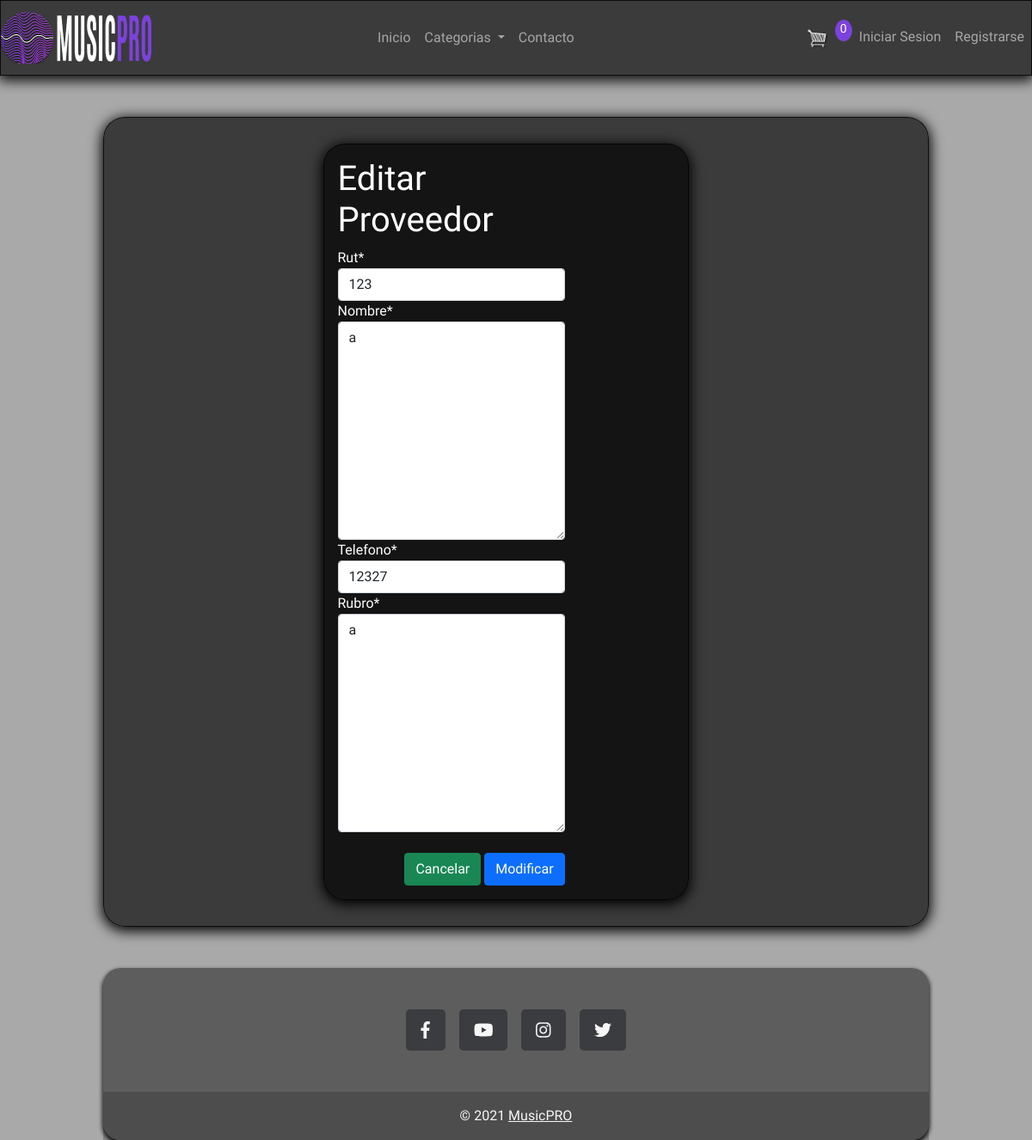
The page /modificarproveedor/1/ on the database its author committed.
### API2/apis2/models.py (models this page shows, shortened)
class proveedor(models.Model):
    rut = models.IntegerField()
    nombre = models.TextField()
    telefono = models.IntegerField()
    rubro = models.TextField()
    class Meta:
        managed = False
        db_table = 'core_proveedor'

### core/views.py (the view, shortened to what this page needs)
# urls.py: path('modificarproveedor/<id>/', modificar_proveedor, name="modificar_proveedor"),
def modificar_proveedor(request, id):
    prov = get_object_or_404(proveedor, id=id)
    data = {
        'form': AgregarProveedorForms(instance=prov)
    }
    return render(request, 'core/proveedor/modificar.html', data)

### core/forms.py
class AgregarProveedorForms(forms.ModelForm):
    class Meta:
        model = proveedor
        fields = '__all__'

### carro/context_processor.py (called while the page is built)
def importe_total_carro(request):
    total=0
    if 'carro' in request.session:
        for key, value in request.session["carro"].items():
            total=total+(int(value["precio"]))
    return {"importe_total_carro":total}

def importe_cant_carro(request):
    total=0
    if 'carro' in request.session:
        for key, value in request.session["carro"].items():
            total=total+(value["cantidad"])
    return {"importe_cant_carro":total}

### core/templates/core/proveedor/modificar.html (shortened to what this page needs)
{% extends 'core/base.html' %}
{% block contenido %}
{% load crispy_forms_tags %}
<div class="row">
    <div class="col-12 col-md-6 offset-md-3">
        <div class="card">
                <div class="card-body">
                <h1>Editar Proveedor</h1>
                <form action="" method="post" enctype="multipart/form-data">
                    {{form | crispy}}
                    <br>
                        <div class="d-flex justify-content-end">
                            <a class="btn btn-success float-right " href="{% url 'home' %}">Cancelar</a>
                            <button type="submit" id="btnGuardar" class="btn btn-primary">Modificar</button>
                        </div>
                </form>
            </div>
        </div>
    </div>
</div>
{% endblock %}

### core/static/css/home.css (style rules this page uses)
* { font-family: 'Comfortaa', cursive; margin:0; padding:0; }
#intro { background-image: url('../images/img/fondo.png'); background-size: cover; background-color: darkgray; background-repeat: repeat; }
div.card { background-color: rgba(0, 0, 0,0.65); border-style: solid; border-width: 1px; border-color: rgba(0,0,0,0.8); color: white; border-radius: 25px; box-shadow: 0px 3px 15px 2px rgba(0,0,0,1); }
div.card-body { width: 70%; }
div.row { width: 100%; }
.btn { border-radius: 0; }

### rows shown on the page
proveedor: rut "123", nombre "a", telefono "12327", rubro "a"

### other values the page prints
{{ importe_cant_carro }} "0"
